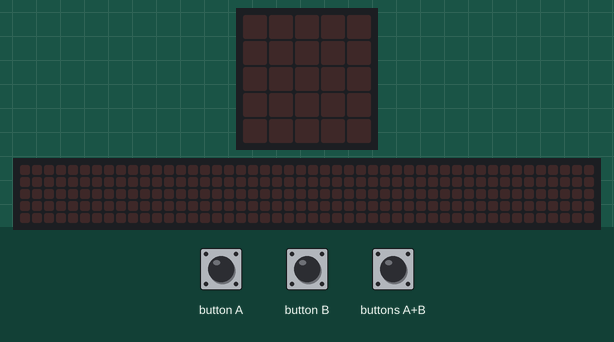
Recording of a program running on a simulated BBC micro:bit (MakeCode). On the bench: the board's 5×5 LED display, a strip that is not on the board, showing the scrolling text unrolled. The test bench sets the inputs (shaded band). The 48×5 strip is a reading aid, not a part: it shows the text the display is scrolling, unrolled, one strip-width of it at a time.

Above: at 1.2 s.
1.3 s: buttons A+B pressed for 0.15 s
At 1.52 s:
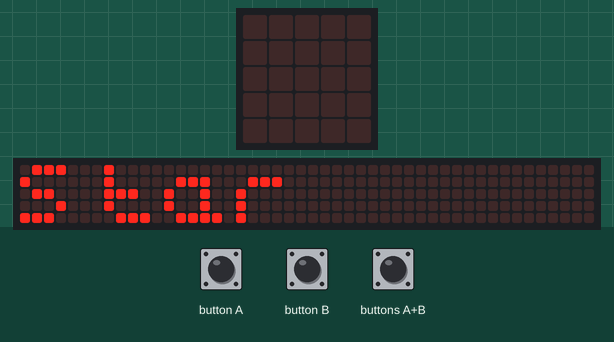
4.3 s: button A pressed for 0.15 s
7.4 s: button B pressed for 0.15 s
At 9.7 s:
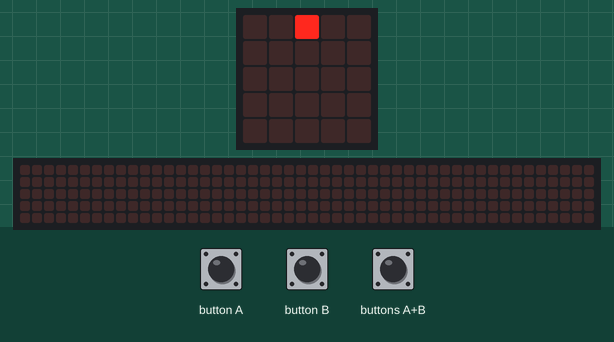
10.5 s: button A pressed for 0.15 s
At 11.2 s:
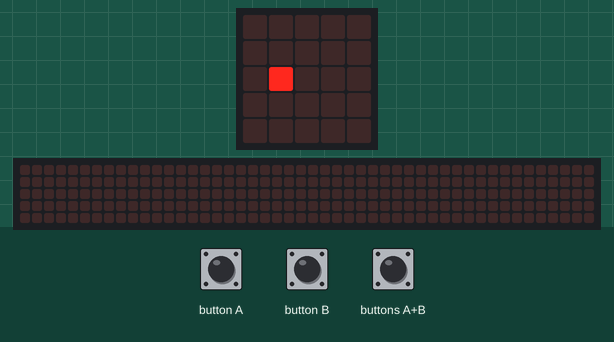
13.6 s: button B pressed for 0.15 s
At 14.2 s:
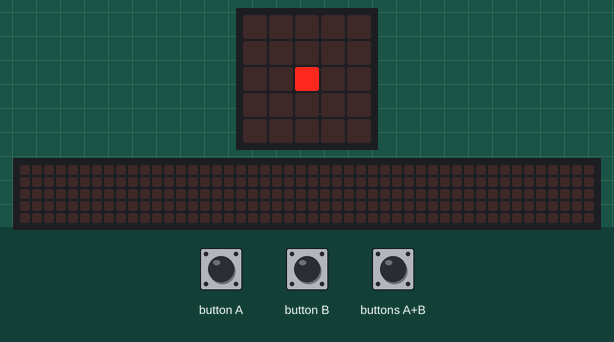
16.7 s: button B pressed for 0.15 s
At 17.2 s:
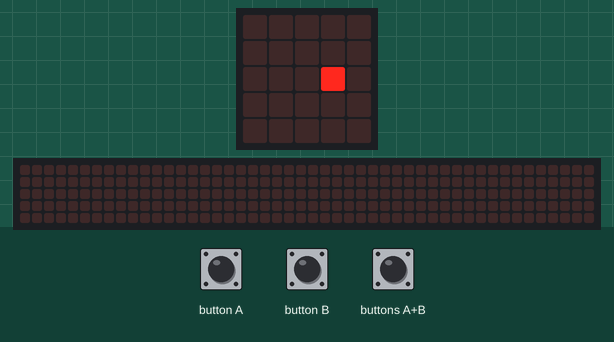
Timing chart, 0 to 19.7 s (numbered marks = the images above; inputs shaded):
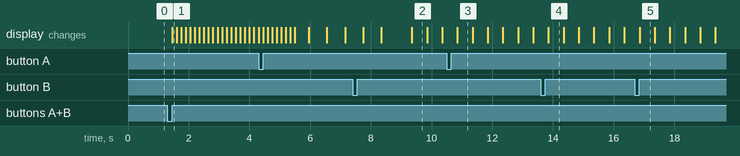

The program:

main.ts
```typescript
function GrafCarril (Cols: number, Rows: number) {
    while (Fila < 5) {
        basic.clearScreen()
        led.plot(CarrAct, Fila)
        basic.pause(500)
        if (Fila == 4) {
            Fila = -1
        }
        Fila += 1
    }
}
input.onButtonPressed(Button.A, function () {
    if (CarrAct == 4) {
        CarrAct = 3
        Sw = 1
    }
    if (CarrAct >= 1 && CarrAct < 4) {
        if (Sw == 0) {
            CarrAct += -1
        }
        Sw = 0
        Fila += -1
    }
})
input.onButtonPressed(Button.AB, function () {
    basic.showString("Star")
    for (let index = 0; index < 2; index++) {
        basic.showIcon(IconNames.Heart)
        basic.showIcon(IconNames.SmallHeart)
        basic.clearScreen()
    }
    GrafCarril(CarrAct, Fila)
})
input.onButtonPressed(Button.B, function () {
    if (CarrAct == 0) {
        CarrAct = 1
        Sw = 1
    }
    if (CarrAct >= 1 && CarrAct < 4) {
        if (Sw == 0) {
            CarrAct += 1
        }
        Sw = 0
        Fila += -1
    }
})
let Sw = 0
let CarrAct = 0
let Fila = 0
Fila = 0
let Columna = 0
CarrAct = 2
Sw = 0
```

test.ts
```typescript
// aquí va el archivo "tests"; esto no se compilará cuando este paquete se utilice como una extensión.
```

Measured:
- after the input at 1.3 s, the display: changes after 0.15 s (image 1)
- after the input at 10.5 s, the display: changes after 0.35 s (image 3)
- after the input at 13.6 s, the display: changes after 0.25 s (image 4)
- after the input at 16.7 s, the display: changes after 0.15 s (image 5)
- what the display in image 2 shows lasts 0.5 s, from 9.4 s to 9.9 s
